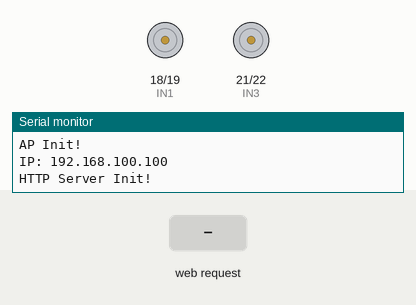
Simulated run of this sketch. Board: ESP32. Shown: motor-driver pin pairs drawn as motors (green arrow = first pin HIGH = forward, orange = second pin HIGH = backward, longer = more drive), the last lines printed to the serial monitor. The test bench sets the inputs (shaded band).

Above: at 1.2 s.
1.3 s: HTTP request GET /cmd?dir=adelante received
At 1.8 s:
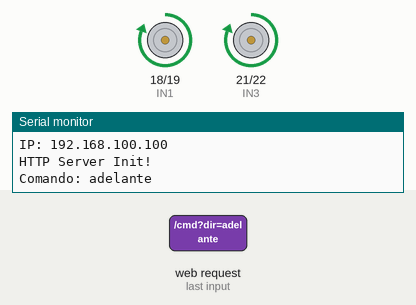
2.8 s: HTTP request GET /cmd?dir=atras received
At 4.0 s:
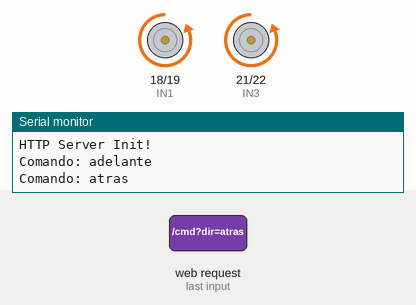
4.3 s: HTTP request GET /cmd?dir=izquierda received
At 5.2 s:
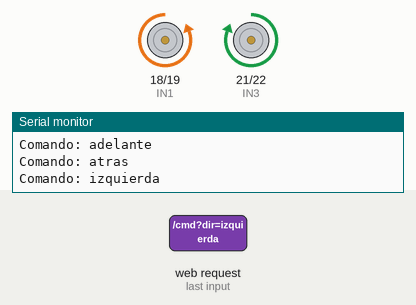
5.8 s: HTTP request GET /cmd?dir=derecha received
At 6.3 s:
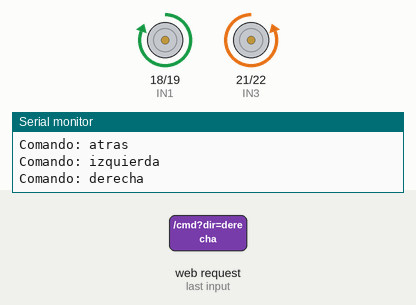
Timing chart, 0 to 8.3 s (numbered marks = the images above; inputs shaded):
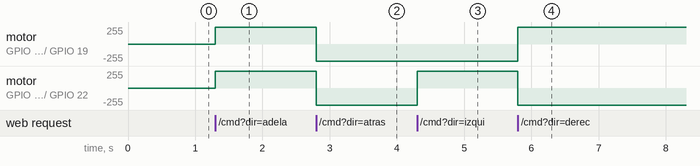

Measured:
- after the input at 1.3 s, motor on GPIO 18 (IN1) / GPIO 19 (IN2), motor on GPIO 21 (IN3) / GPIO 22 (IN4): stopped → forward 255/255 at once
- after the input at 2.8 s, motor on GPIO 18 (IN1) / GPIO 19 (IN2), motor on GPIO 21 (IN3) / GPIO 22 (IN4): forward 255/255 → backward 255/255 at once
- after the input at 4.3 s, motor on GPIO 21 (IN3) / GPIO 22 (IN4): backward 255/255 → forward 255/255 at once
- after the input at 5.8 s, motor on GPIO 18 (IN1) / GPIO 19 (IN2): backward 255/255 → forward 255/255 at once; motor on GPIO 21 (IN3) / GPIO 22 (IN4): forward 255/255 → backward 255/255 at once

The sketch:

Joystick_ESP32.ino
```cpp
#include <WiFi.h>
#include <WebServer.h>
#include "const.h"

//#define DIGITAL
#define ANALOGICO

#ifdef DIGITAL
  #include "ui_joystick.h"
#endif
#ifdef ANALOGICO
  #include "ui_analogico.h"
#endif

// Crear servidor en el puerto 80
WebServer server(80);

// IP fija deseada
IPAddress local_IP(192, 168, 100, 100);
IPAddress gateway(192, 168, 10, 1);
IPAddress subnet(255, 255, 255, 0);

void setup() {

  Serial.begin(115200);

  pinMode(IN1, OUTPUT);
  pinMode(IN2, OUTPUT);
  pinMode(IN3, OUTPUT);
  pinMode(IN4, OUTPUT);

  // Iniciar WiFi en modo AP
  WiFi.softAPConfig(local_IP, gateway, subnet);
  WiFi.softAP(ssid, password);
  Serial.println("AP Init!");
  Serial.print("IP: ");
  Serial.println(WiFi.softAPIP());

  // Página principal
  server.on("/", HTTP_GET, []() {
    server.send(200, "text/html", getHTML());
  });

  // Comandos de movimiento
  server.on("/cmd", HTTP_GET, []() {
    String dir = server.arg("dir");
    Serial.println("Comando: " + dir);
    mover(dir);
    server.send(200, "text/plain", "OK");
  });

  server.begin();
  Serial.println("HTTP Server Init!");
}

void loop() {
  server.handleClient();
}

// Control de motores
void mover(String comando) {

  if (comando == "adelante") {
    digitalWrite(IN1, HIGH);
    digitalWrite(IN2, LOW);
    digitalWrite(IN3, HIGH);
    digitalWrite(IN4, LOW);
  } else if (comando == "atras") {
    digitalWrite(IN1, LOW);
    digitalWrite(IN2, HIGH);
    digitalWrite(IN3, LOW);
    digitalWrite(IN4, HIGH);
  } else if (comando == "izquierda") {
    digitalWrite(IN1, LOW);
    digitalWrite(IN2, HIGH);
    digitalWrite(IN3, HIGH);
    digitalWrite(IN4, LOW);
  } else if (comando == "derecha") {
    digitalWrite(IN1, HIGH);
    digitalWrite(IN2, LOW);
    digitalWrite(IN3, LOW);
    digitalWrite(IN4, HIGH);
  } else if (comando == "stop") {
    digitalWrite(IN1, LOW);
    digitalWrite(IN2, LOW);
    digitalWrite(IN3, LOW);
    digitalWrite(IN4, LOW);
  } else {
    // Futuras funciones para botones extra
    // Podés agregar comportamiento aquí
  }
}
```

const.h
```cpp
#ifndef CONST_H
#define CONST_H

// Pinout Puente H
const int IN1 = 18;
const int IN2 = 19;
const int IN3 = 21;
const int IN4 = 22;

// Credenciales WiFi
const char* ssid = "ESP32-Joystick";
const char* password = "12345678";

#endif
```

ui_analogico.h
```cpp
#ifndef UI_ANALOGICO_H
#define UI_ANALOGICO_H

String getHTML() {
  return R"rawliteral(

<!DOCTYPE html>
<html>
  <head>
    <meta name="viewport" content="width=device-width, initial-scale=1">
    <style>
      body {
        min-height: 100vh;
        margin: 0;
        display: grid;
        place-items: center;
        background: #f8f8f8;
        overflow: hidden; /* Evita scroll */
      }

      .layout {
        display: grid;
        grid-template-columns: 1fr;
        gap: 120px; /* Menor separación */
        align-items: center;
        height: 100vh;
        box-sizing: border-box;
        padding: 0 2vw;
      }

      @media (orientation: landscape) {
        .layout {
          grid-template-columns: 1fr 1fr;
          grid-template-rows: 1fr;
          gap: 120px;
          height: 100vh;
          padding: 0 2vw;
        }
      }

      button {
        width: 50px;
        height: 50px;
        border-width: 0px;
        border-radius: 13px;
        font-size: 20px;
        margin: 5px;
      }

      button:active, button.pressed {
        background: #b3d1ff;
        box-shadow: 0 0 0 2px #1976d2;
        color: #1976d2;
      }

      .joystick-container {
        position: relative;
        width: 120px;
        height: 120px;
        background: #fff;
        border-radius: 50%;
        box-shadow: 0 2px 8px #0001;
        display: grid;
        place-items: center;
      }

      .joystick {
        width: 48px;
        height: 48px;
        background: #1976d2;
        border-radius: 50%;
        position: absolute;
        cursor: pointer;
        touch-action: none;
      }

      .extras {
        display: grid;
        grid-template-areas:
          ". btn1 ."
          "btn2 . btn3"
          ". btn4 .";
        grid-template-columns: 1fr 1fr 1fr;
        grid-template-rows: 1fr 1fr 1fr;
        gap: 10px;
        justify-items: center;
        background: #fff;
        padding: 16px;
        border-radius: 12px;
        box-shadow: 0 2px 8px #0001;
      }

      .extras button:nth-child(1) { grid-area: btn1; }
      .extras button:nth-child(2) { grid-area: btn2; }
      .extras button:nth-child(3) { grid-area: btn3; }
      .extras button:nth-child(4) { grid-area: btn4; }

      @media (orientation: landscape) {
        .extras {
          grid-template-columns: repeat(2, 1fr);
          grid-template-rows: repeat(2, 1fr);
        }
      }
    </style>
  </head>

  <body>
    <div class="layout">
      <div class="joystick-container">
        <div class="joystick" id="joystick"></div>
      </div>

      <div class="extras">
        <button onpointerdown="enviar('btn1')" onpointerup="enviar('stop')" onpointerleave="enviar('stop')">B1</button>
        <button onpointerdown="enviar('btn2')" onpointerup="enviar('stop')" onpointerleave="enviar('stop')">B2</button>
        <button onpointerdown="enviar('btn3')" onpointerup="enviar('stop')" onpointerleave="enviar('stop')">B3</button>
        <button onpointerdown="enviar('btn4')" onpointerup="enviar('stop')" onpointerleave="enviar('stop')">B4</button>
      </div>
    </div>

    <script>
      const joystick = document.getElementById('joystick');
      const container = document.querySelector('.joystick-container');
      const maxDistance = 40; // Límite de movimiento del joystick
      let activeDirection = null;
      let pointerActive = false;

      function handleMove(clientX, clientY) {
        const rect = container.getBoundingClientRect();
        const centerX = rect.width / 2;
        const centerY = rect.height / 2;
        const x = clientX - rect.left - centerX;
        const y = clientY - rect.top - centerY;
        const distance = Math.sqrt(x * x + y * y);
        const angle = Math.atan2(y, x);

        // Limitar el movimiento del joystick
        const limitedDistance = Math.min(distance, maxDistance);
        const limitedX = limitedDistance * Math.cos(angle);
        const limitedY = limitedDistance * Math.sin(angle);

        joystick.style.transform = `translate(${limitedX}px, ${limitedY}px)`;

        // Determinar dirección (ángulos en radianes)
        let direction = null;
        if (distance > 20) { // Umbral para evitar cambios pequeños
          if (angle >= -Math.PI/4 && angle < Math.PI/4) {
            direction = 'derecha';
          } else if (angle >= Math.PI/4 && angle < 3*Math.PI/4) {
            direction = 'abajo';
          } else if (angle >= -3*Math.PI/4 && angle < -Math.PI/4) {
            direction = 'arriba';
          } else {
            direction = 'izquierda';
          }
        }

        // Enviar comando solo si la dirección cambió
        if (direction !== activeDirection) {
          activeDirection = direction;
          enviar(direction || 'stop');
        }
      }

      joystick.addEventListener('pointerdown', (e) => {
        e.preventDefault();
        pointerActive = true;
        joystick.setPointerCapture(e.pointerId);
        handleMove(e.clientX, e.clientY);
      });

      joystick.addEventListener('pointermove', (e) => {
        if (pointerActive) {
          handleMove(e.clientX, e.clientY);
        }
      });

      joystick.addEventListener('pointerup', () => {
        pointerActive = false;
        joystick.style.transform = 'translate(0, 0)';
        activeDirection = null;
        enviar('stop');
      });

      joystick.addEventListener('pointerleave', () => {
        pointerActive = false;
        joystick.style.transform = 'translate(0, 0)';
        activeDirection = null;
        enviar('stop');
      });

      function enviar(comando) {
        if (comando) {
          console.log(comando);
          fetch(`/cmd?dir=${comando}`);
        }
      }

      // Retroalimentación visual para botones auxiliares
      document.querySelectorAll('.extras button').forEach(btn => {
        btn.addEventListener('pointerdown', function() {
          btn.classList.add('pressed');
        });
        btn.addEventListener('pointerup', function() {
          btn.classList.remove('pressed');
        });
        btn.addEventListener('pointerleave', function() {
          btn.classList.remove('pressed');
        });
      });
    </script>
  </body>
</html>

  )rawliteral";
}
#endif
```
